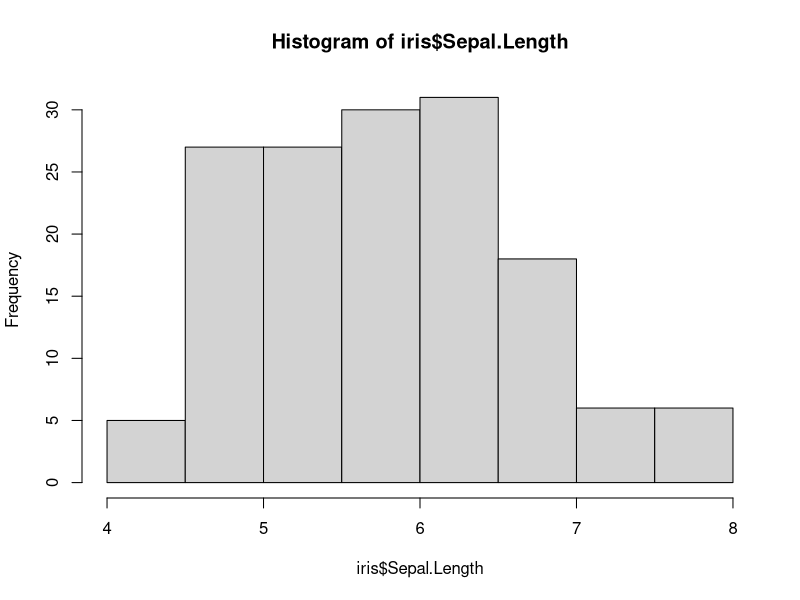
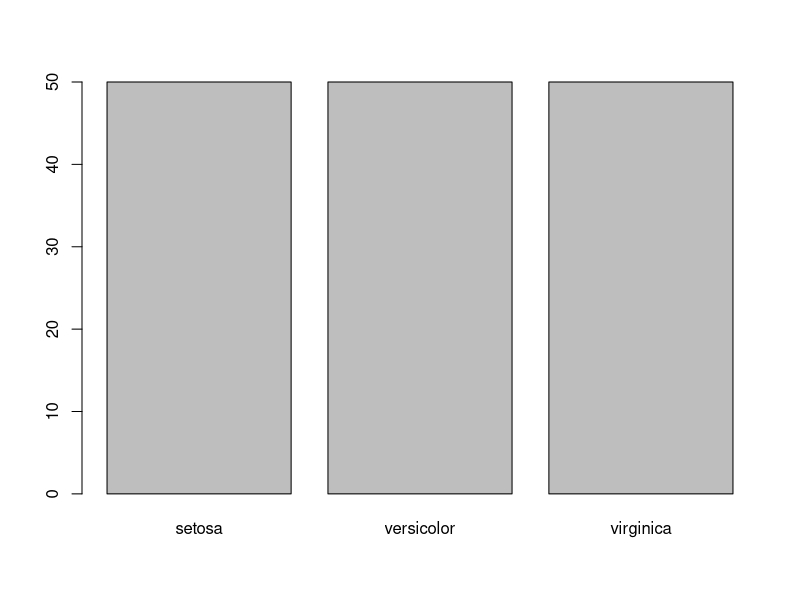
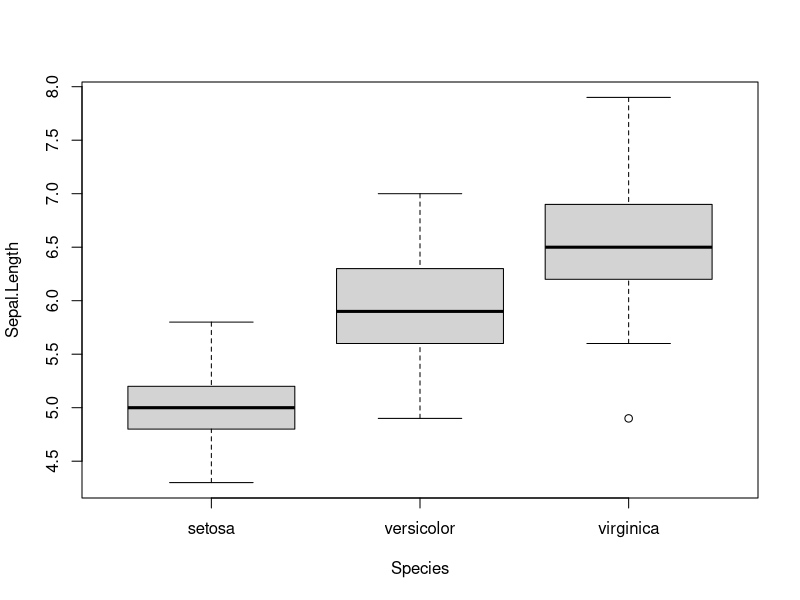
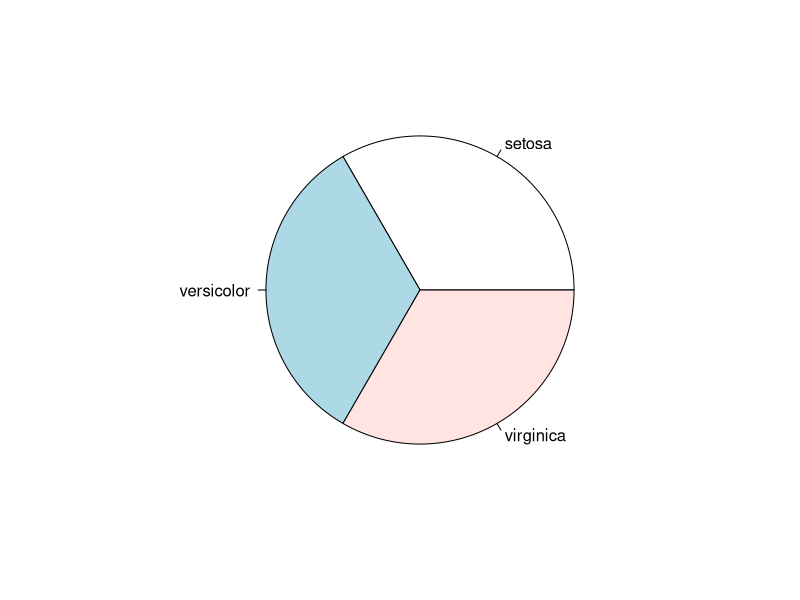
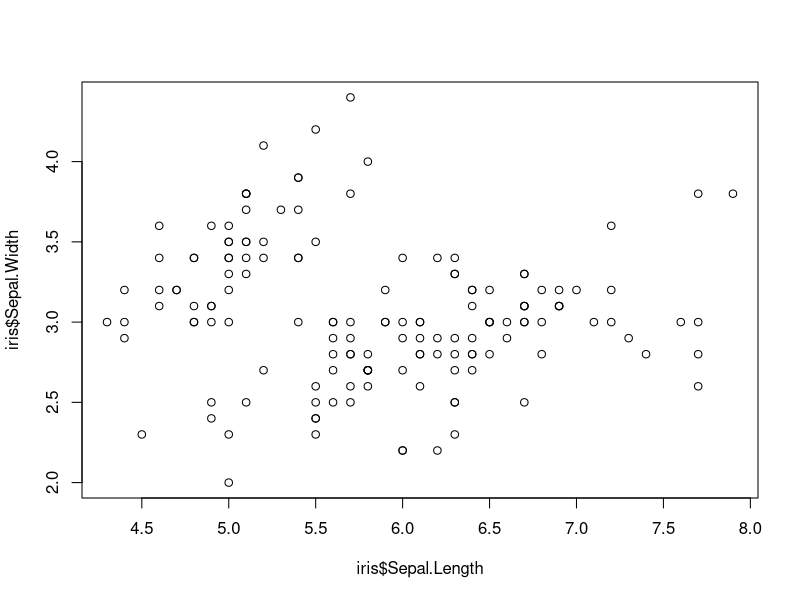
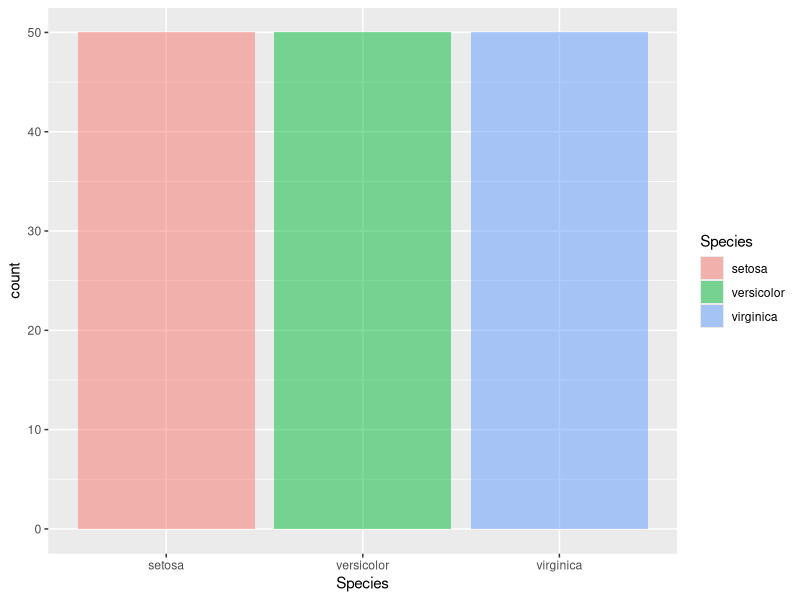
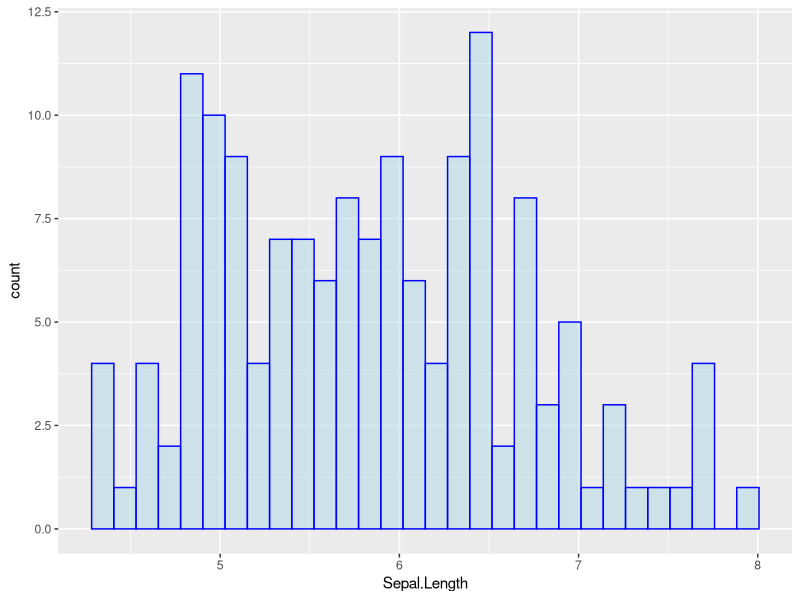
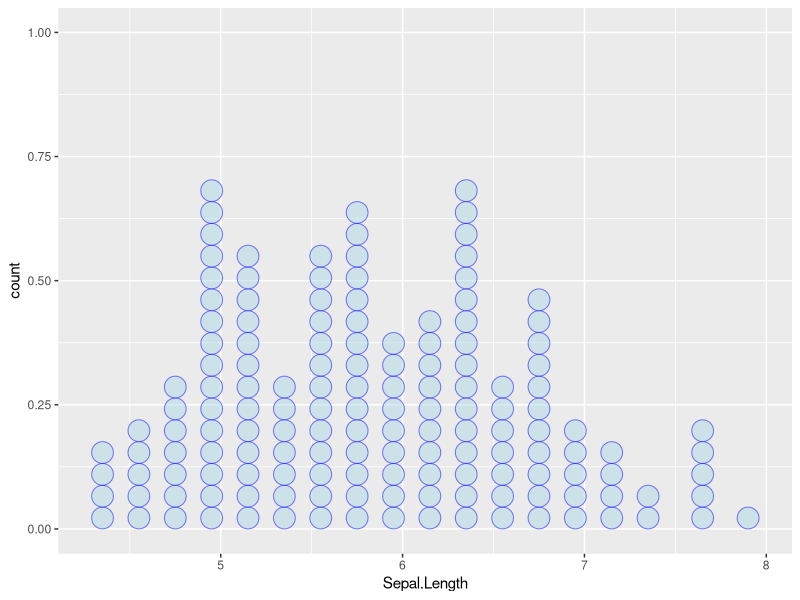

The R script that drew these images, in order:
.libPaths(c(.libPaths(),"c:/3.4"))

# install packages
install.packages("ggplot2")

############################################################
###     Basic Plot coming with R Basic            ##########
### Histogram, Bar Plot, Boxplot,  Pie Chart, Scatter plot #
############################################################

##### using the dataset iris as an example ###

head(iris)

### R Basics

## Histogram
hist(iris$Sepal.Length)
## Bar plot
barplot(table(iris$Species))
## Box plot
boxplot(Sepal.Length ~ Species, data = iris)
### Pie Chart
pie(c(1,1,1),levels(iris$Species))
### Scatter Plot
plot(iris$Sepal.Length, iris$Sepal.Width)


#######################################################
########  Plot with package ggplot2           #########
#######################################################
# Strength:
#- The understandable logic of the grammar.
#- The automatic statistical calculation.
#- Automatic legends, colors, etc.
#- Nice output.
#- Easy to extend.

# General format: 
# ggplot (data, aes(x, y))+
#   geom_point(aes(color=z))+
#   geom_smooth(method="lm")+
#   coord_cartesian()+
#   scale_color_gradient()+
#   theme_bw()+
#   facet_grid(x~.)+
#   scale_color_manual(c("red","blue","green"))+
#   labs(x="xxx", y="yyy", color="color")+
#   geom_abline(intercept=0, slope=1)+
#   geom_vline(data=a, aes(xintercept=var1, color="Mean"), linetype="dashed", size=1)+
#   theme(legend.position="bottom",legend.box = "vertical",legend.title = element_blank(),
#   legend.text=element_text(size=8))+theme(strip.text.y = element_text(size = 7))
                     
  

# save graph: 
#   ggsave("plot.png", width = 5, height = 5)

library(ggplot2)

############### One Variable  (Categorical) #######################
## Barplot
ggplot(iris) +
  geom_bar(aes(x = Species, fill = Species),alpha=0.5)


############### One Variable  (Continuous) #######################
## Histogram
ggplot(iris) +
  geom_histogram(aes(x = Sepal.Length),bins=30, color="blue", fill="light blue", alpha=0.5)
#note: binwidth=0.1 or bins=30
## Dot plot
ggplot(iris) +
  geom_dotplot(aes(x = Sepal.Length),color="blue", fill="light blue", alpha=0.5)
## Area under the curve
ggplot(iris) +
  geom_area(aes(x = Sepal.Length),stat="bin",bins=30, color="blue", fill="light blue", alpha=0.5)
## Frequency polygram
ggplot(iris) +
  geom_freqpoly(aes(x = Sepal.Length),stat="bin",bins=30, color="blue", fill="light blue", alpha=0.5)
## Density function
ggplot(iris) +
  geom_density(aes(x = Sepal.Length),color="blue", fill="light blue", alpha=0.5)
## qqplot
ggplot(iris) + 
  geom_qq(aes(sample = Sepal.Length),color="blue", fill="light blue", alpha=0.5)

############### Two Variables  (Categorical X vs. Categorical Y) #######################
## jitter plot: dots were not plotted on top of each other, 
#assign random error to dot so that each dot is separated from others
ggplot(iris) +
  geom_jitter(aes(x = Species,y = Petal.Width),color="blue", fill="light blue", alpha=0.5)

############### Two Variables  (Categorical X vs. Continuous Y) #######################
# Bar graph by the categorical X
ggplot(iris) +
  geom_bar(aes(x = Species,y = Petal.Width),stat="identity",color="blue", fill="light blue", alpha=0.5)
# Box-plot
ggplot(iris) +
  geom_boxplot(aes(x = Species,y = Petal.Width),color="blue", fill="light blue", alpha=0.5)
# dot plot
ggplot(iris) +
  geom_dotplot(aes(x = Species,y = Petal.Width),stackdir="center",binaxis="y",binwidth=0.1,
               color="blue", fill="light blue",alpha=0.5)
# violin plot
ggplot(iris) +
  geom_violin(aes(x = Species,y = Petal.Width),scale="area",color="blue", fill="light blue", alpha=0.5)

############### Two Variables  (Continuous X vs. Continuous Y) #######################  
# jitter plot
ggplot(iris) +
  geom_jitter(aes(x = Sepal.Length,y = Sepal.Width),color="blue", fill="light blue", alpha=0.5)
# scatter plot (simple version)
ggplot(iris) +
  geom_point(aes(x = Sepal.Length,y = Sepal.Width),color="blue", fill="light blue", alpha=0.5)
# scatter plot (complex version)
ggplot(iris) + 
  geom_point(aes(x = Sepal.Length, y = Sepal.Width, colour = Species, size=Petal.Width),alpha=0.5)+
  stat_smooth(aes(x = Sepal.Length, y = Petal.Length))+
  facet_grid(Species ~ .)+
  scale_color_manual(values=c("red","blue","green"))
# quantile line
ggplot(iris) +
  geom_quantile(aes(x = Sepal.Length,y = Sepal.Width),color="blue", size=1, alpha=0.5)
# rug plot 
ggplot(iris) +
  geom_rug(aes(x = Sepal.Length,y = Sepal.Width),sides="bl",color="blue", size=1, alpha=0.5)
# smooth line
ggplot(iris) +
  geom_smooth(aes(x = Sepal.Length,y = Sepal.Width),method=loess,color="blue", size=1)
# scatterplot with text instead of dot on the plot
ggplot(iris) +
  geom_text(aes(x = Sepal.Length,y = Sepal.Width,label=Species,color=Species), size=5)
# polygon graph
ggplot(iris) +
  geom_polygon(aes(x = Sepal.Length,y = Sepal.Width),color="blue", fill="light blue", alpha=0.5)
# path graph: similar to polygon but no fill
ggplot(iris) +
  geom_path(aes(x = Sepal.Length,y = Sepal.Width),color="blue", alpha=0.5)
# ribbon plot: with a ribbon (i.e. CI) around the y-variable
ggplot(iris) +
  geom_ribbon(aes(x=Sepal.Length, ymin = Sepal.Width-0.3,ymax = Sepal.Width+0.3),color="blue", fill="light blue",alpha=0.5)
# segment plot: draw a line for each observation (i.e. changing-value plot)
ggplot(iris) +
  geom_segment(aes(x=Sepal.Length,xend=Sepal.Length+1, y = Sepal.Width,yend = Sepal.Width+1),color="blue", alpha=0.5)
# rectangle plot: draw a rectangle for each observation 
ggplot(iris) +
  geom_rect(aes(xmin=Sepal.Length,xmax=Sepal.Length+1, ymin = Sepal.Width,ymax = Sepal.Width+1),color="blue", fill="light blue",alpha=0.5)
# bivariate distribution
ggplot(iris) +
  geom_bin2d(aes(x=Sepal.Length,y=Sepal.Width),color="blue", alpha=0.5,binwidth=c(0.1,0.1))
# bivariate density distribution
ggplot(iris) +
  geom_density2d(aes(x=Sepal.Length,y=Sepal.Width),color="blue", alpha=0.5)
# bivariate density distribution
ggplot(iris) +
  geom_hex(aes(x=Sepal.Length,y=Sepal.Width),color="blue", alpha=0.5,binwidth=c(0.1,0.1))

## Area graph (connecting all the dots)
ggplot(iris) +
  geom_area(aes(x=Sepal.Length,y=Sepal.Width), color="blue", fill="light blue",alpha=0.5)
## line graph (connecting all the dots)
ggplot(iris) +
  geom_line(aes(x=Sepal.Length,y=Sepal.Width), color="blue", alpha=0.5)
## step graph (connecting all the dots)
ggplot(iris) +
  geom_step(aes(x=Sepal.Length,y=Sepal.Width), color="blue", alpha=0.5)


############### Visualizing the error #######################
# Crossbar graph
ggplot(iris) +
  geom_crossbar(aes(x=Sepal.Length,y=Sepal.Width,ymin=Sepal.Width-0.1,ymax=Sepal.Width+0.1),
                    fatten=2,color="blue", alpha=0.5)
# Errorbar graph
ggplot(iris) +
  geom_errorbar(aes(x=Sepal.Length,ymin=Sepal.Width-0.1,ymax=Sepal.Width+0.1),
                color="blue", alpha=0.5)
# Line range graph
ggplot(iris) +
  geom_linerange(aes(x=Sepal.Length,ymin=Sepal.Width-0.1,ymax=Sepal.Width+0.1),
                color="blue", alpha=0.5)
# Point range graph
ggplot(iris) +
  geom_pointrange(aes(x=Sepal.Length,y=Sepal.Width,ymin=Sepal.Width-0.1,ymax=Sepal.Width+0.1),
                 color="blue", alpha=0.5, size=0.2)

##########################                     Map                     #######################

data <- data.frame(murder = USArrests$Murder, state = tolower(rownames(USArrests))) 
map <- map_data("state") 
ggplot(data, aes(fill = murder)) +geom_map(aes(map_id = state), map = map) +
  expand_limits(x = map$long, y = map$lat)



##########################       Three variables              #######################
# contour plot: longitude, latitude, and z 
seals$z <- with(seals, sqrt(delta_long^2 + delta_lat^2)) 
ggplot(seals)+
  geom_contour(aes(long, lat,z = z), color="blue", alpha=0.5, size=1)
# raster plot
ggplot(seals)+
  geom_raster(aes(long, lat,fill = z))
# tile plot, similar to the raster plot
ggplot(seals)+
  geom_tile(aes(long, lat,fill = z))


##########################       Scales              #######################

# to change the fill color
ggplot(iris) +
  geom_bar(aes(x = Species, fill = Species),alpha=0.5)+
  scale_fill_manual(values=c("skyblue","royalblue","blue"))

##########################       Coordinate System              #######################

ggplot(iris) + geom_bar(aes(x = Species, fill = Species),alpha=0.5)+
  coord_cartesian(xlim=c(0,4))
ggplot(iris) + geom_bar(aes(x = Species, fill = Species),alpha=0.5)+
  coord_fixed(ratio=1/2)
ggplot(iris) + geom_bar(aes(x = Species, fill = Species),alpha=0.5)+
  coord_flip()
ggplot(iris) + geom_bar(aes(x = Species, fill = Species),alpha=0.5)+
  coord_polar(theta="x",direct=1)


##########################       Theme              #######################

ggplot(iris) + geom_bar(aes(x = Species, fill = Species),alpha=0.5)+
  theme_classic()
ggplot(iris) + geom_bar(aes(x = Species, fill = Species),alpha=0.5)+
  theme_bw()
ggplot(iris) + geom_bar(aes(x = Species, fill = Species),alpha=0.5)+
  theme_grey()
ggplot(iris) + geom_bar(aes(x = Species, fill = Species),alpha=0.5)+
  theme_minimal()

##########################       Faceting              #######################
#seperate in different columns
ggplot(iris) + geom_bar(aes(x = Petal.Width, fill = Species),alpha=0.5)+
  facet_grid(.~Species, labeller=label_both)
#seperate in different rows
ggplot(iris) + geom_bar(aes(x = Petal.Width, fill = Species),alpha=0.5)+
  facet_grid(Species~., scales="free", labeller=label_parsed)
#seperate in both rows and columns
ggplot(iris) + geom_bar(aes(x = Petal.Width, fill = Species),alpha=0.5)+
  facet_grid(Petal.Width~Species)
# Wrap into a rectangular layout
ggplot(iris) + geom_bar(aes(x = Petal.Width, fill = Species),alpha=0.5)+
  facet_wrap(~Species)


##########################       Labels, Legend, Zoom              #######################
# Label
ggplot(iris) + geom_bar(aes(x = Petal.Width, fill = Species),alpha=0.5)+
  labs(title="Title", x="xxx", y="yyy")
# Legend position
ggplot(iris) + geom_bar(aes(x = Petal.Width, fill = Species),alpha=0.5)+
  theme(legend.position="bottom") # top, left, right
# change legend names
ggplot(iris) + geom_bar(aes(x = Petal.Width, fill = Species),alpha=0.5)+
  scale_fill_discrete(name="New",labels=c("A","B","C"))
# Zoom the plot to a specific area
ggplot(iris) + geom_bar(aes(x = Petal.Width, fill = Species),alpha=0.5)+
  coord_cartesian(xlim=c(0,1.5),ylim=c(10,20))

